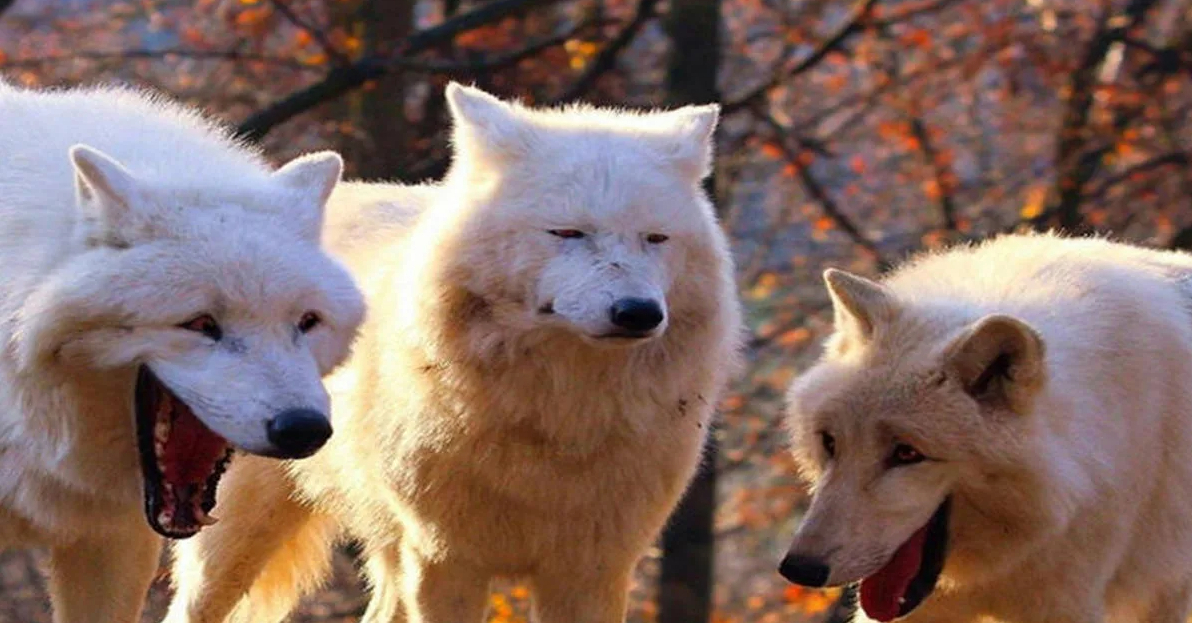
#> input picture zene/data/image/haha.jpg, 1192 x 623 px, found by its file name
$ python test.py
#> lines starting #> are read from the running program, lines starting #| are printed output that depends on the picture
from PIL import Image, ImageDraw, ImageFilter

haha = Image.open('zene/data/image/haha.jpg')
#> haha is the input picture: PIL image 1192x623 RGB; mean R, G, B 132.1, 107.7, 99.9
blurImage = haha.filter(ImageFilter.BoxBlur(15))
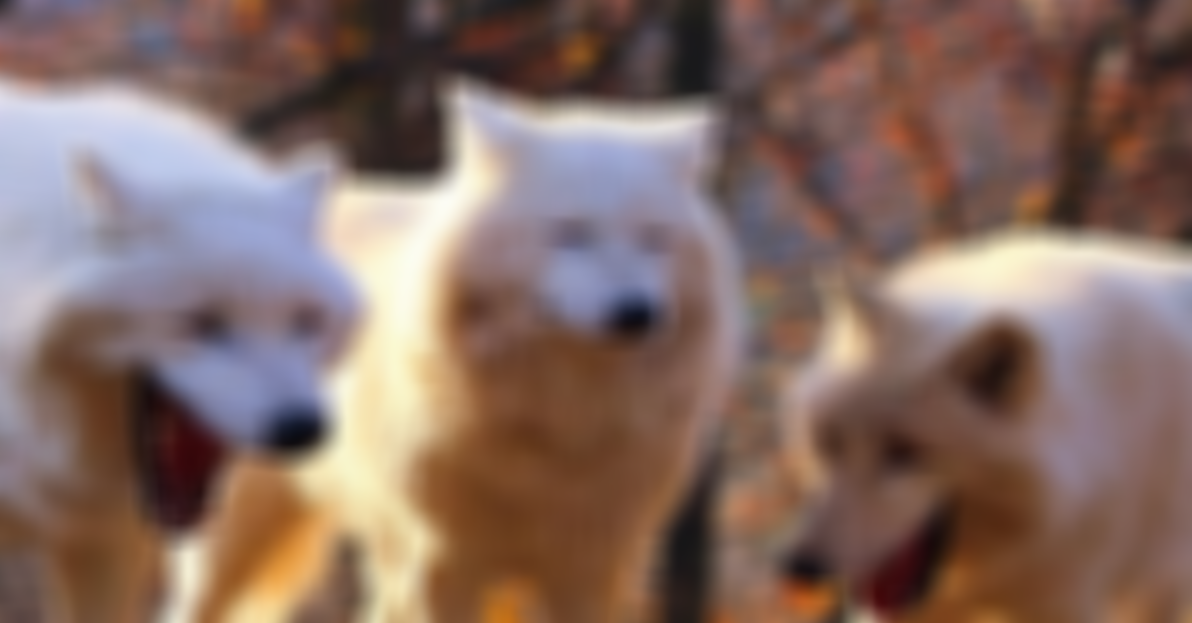
#> blurImage: PIL image 1192x623 RGB; mean R, G, B 132.1, 107.7, 99.9
blurImage.save('zene/data/image/simBlurImage.jpg')

$ run again, with zene/data/image/218325257_2610647275907281_8403837470361732356_n.jpg copied over zene/data/image/haha.jpg
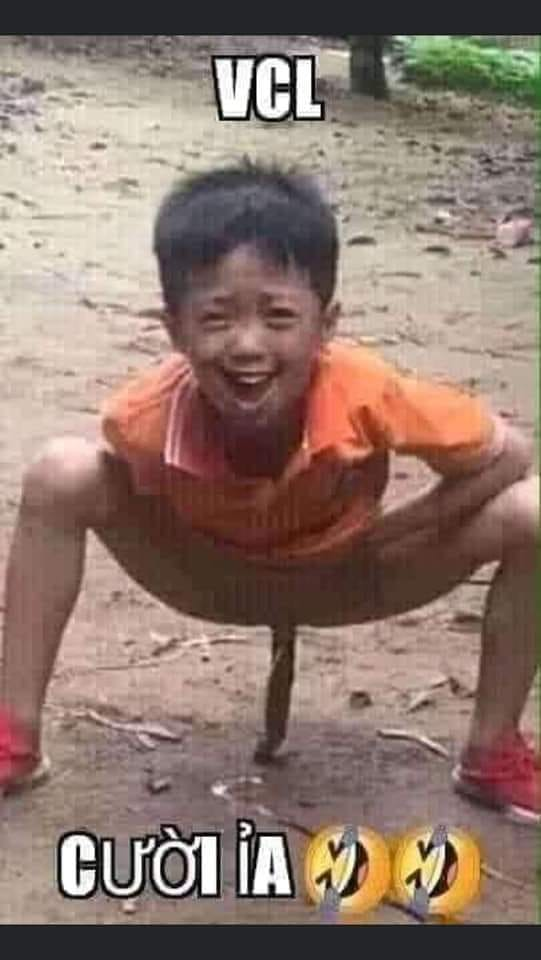
#> input picture zene/data/image/218325257_2610647275907281_8403837470361732356_n.jpg, 541 x 960 px, found by its file name
#> haha is the input picture: PIL image 541x960 RGB; mean R, G, B 142.2, 119.9, 109.6
#> `blurImage = haha.filter(ImageFilter.BoxBlur(15))`:
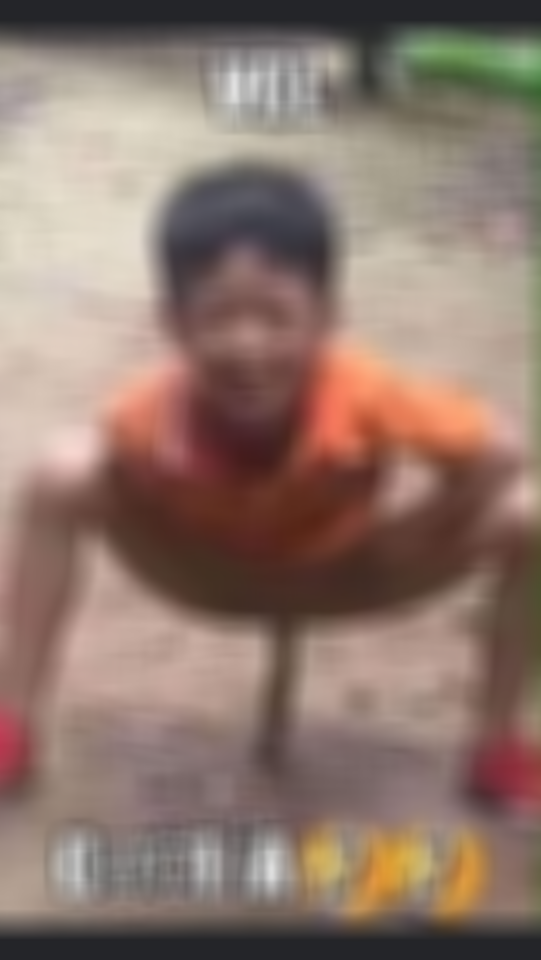
#> blurImage: PIL image 541x960 RGB; mean R, G, B 142.1, 119.8, 109.4

$ run again, with zene/data/image/241258580_972798243286831_2314732425996133964_n.jpg copied over zene/data/image/haha.jpg
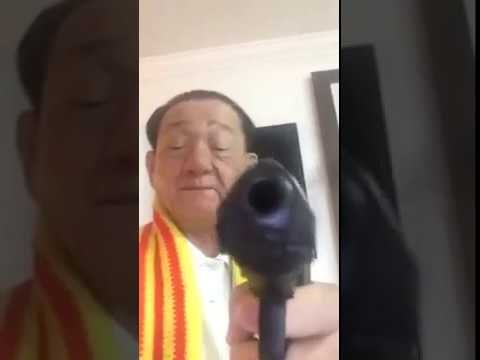
#> input picture zene/data/image/241258580_972798243286831_2314732425996133964_n.jpg, 480 x 360 px, found by its file name
#> haha is the input picture: PIL image 480x360 RGB; mean R, G, B 103.8, 89.3, 80.4
#> `blurImage = haha.filter(ImageFilter.BoxBlur(15))`:
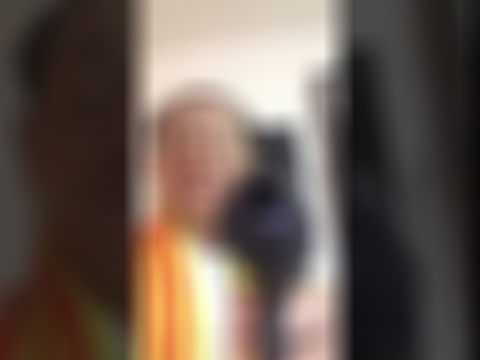
#> blurImage: PIL image 480x360 RGB; mean R, G, B 103.6, 89.1, 80.3
